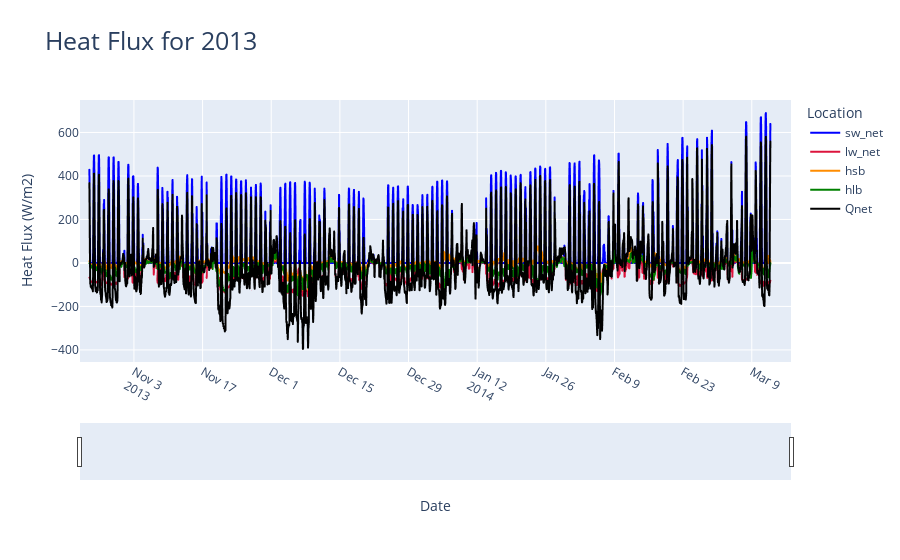

Notebook code for this chart:
### Code cell
import pandas as pd
import scipy.io as sio
from scipy import signal, stats
import numpy as np
import datetime
import plotly.express as px
from plotly.subplots import make_subplots
import plotly.graph_objects as go
import re
import coare36vn_zrf_et
import os

midDF = pd.read_csv('midestuary_2013_2014_processed.csv', parse_dates = ['DN'])
midDF['hourDN'] = midDF['DN'].dt.floor('h')

hourlyMeanMidDF = midDF.groupby('hourDN').agg(hourlyTemp=('SurfaceTemp', "mean")).reset_index()
hourlyMeanMidDF['hourSalinity'] = midDF["SurfaceSalCorrected"]

heatFluxModelDF = pd.read_csv('midestuary_2013-2014_flux.csv', parse_dates = ['Tm (UTC)'], dayfirst = True)

heatFluxModelDF = pd.merge(left = hourlyMeanMidDF, right = heatFluxModelDF, how = 'inner',  left_on = 'hourDN', right_on = 'Tm (UTC)')
heatFluxModelDF = heatFluxModelDF.drop('Tm (UTC)', axis = 1)
jdDateBase = pd.Timestamp('1858-11-17').to_julian_date()
heatFluxModelDF['jdTimeStamp'] = heatFluxModelDF['hourDN'].apply(lambda x: x.to_julian_date()- jdDateBase)
heatFluxModelDF = heatFluxModelDF.sort_values(['hourDN'], ascending = [True])
pd.set_option('display.float_format', '{:.20f}'.format)

A=coare36vn_zrf_et.coare36vn_zrf_et(heatFluxModelDF["U (m s-1)"].to_numpy(), 10, heatFluxModelDF["Tair (degC)"].to_numpy(),2, heatFluxModelDF["RH (%)"].to_numpy(),2, heatFluxModelDF["P (mb)"].to_numpy(), heatFluxModelDF["hourlyTemp"].to_numpy(), heatFluxModelDF["SW_dn (W m-2)"].to_numpy(), heatFluxModelDF["LW_dn (W m-2)"].to_numpy(), heatFluxModelDF["Lat"].to_numpy(), heatFluxModelDF["Lon"].to_numpy(),heatFluxModelDF["jdTimeStamp"].to_numpy(),600,0, heatFluxModelDF["hourSalinity"].to_numpy(),None,None,10,10,10)

fnameA = os.path.join("C:\\Users\\nvleb\\OneDrive - Oregon State University\\Desktop\\Python\\AlseaEstuaryData\\Alsea-Estuary-Data",'13_14_output_midestuary_heatflux.csv')
# A=coare36vn_zrf_et(u, zu , t, zt, rh, zq, P, ts, sw_dn, lw_dn, lat, lon,jd, zi,rain, Ss, None , None, zrf_u, zrf_t, zrf_q)
# fnameA = os.path.join(path,'test_36_output_py_082022_withnowavesinput.txt')
A_hdr = 'usr\ttau\thsb\thlb\thbb\thsbb\thlwebb\ttsr\tqsr\tzo\tzot\tzoq\tCd\t'
A_hdr += 'Ch\tCe\tL\tzeta\tdT_skinx\tdq_skinx\tdz_skin\tUrf\tTrf\tQrf\t'
A_hdr += 'RHrf\tUrfN\tTrfN\tQrfN\tlw_net\tsw_net\tLe\trhoa\tUN\tU10\tU10N\t'
A_hdr += 'Cdn_10\tChn_10\tCen_10\thrain\tQs\tEvap\tT10\tT10N\tQ10\tQ10N\tRH10\t'
A_hdr += 'P10\trhoa10\tgust\twc_frac\tEdis'
csvHdr = A_hdr.replace("\t", ",")
np.savetxt(fnameA,A,fmt='%.18e',delimiter=',',header=csvHdr)

processedDataDF = pd.read_csv('13_14_output_midestuary_heatflux.csv')
processedDataDF['Tm (UTC)'] = heatFluxModelDF['hourDN']

processedDataDF["Qnet"] = processedDataDF["sw_net"] + processedDataDF["lw_net"] - processedDataDF["hsb"] - processedDataDF["hlb"]

tempFigLabels = ["sw_net", "lw_net", "hsb", "hlb", "Qnet"]
tempfig = px.line(x = processedDataDF['Tm (UTC)'], y = [processedDataDF["sw_net"], processedDataDF["lw_net"], -1*processedDataDF["hsb"], -1*processedDataDF["hlb"], processedDataDF["Qnet"]], color_discrete_sequence= ["blue", "crimson", "darkorange","green","black"], title = "Heat Flux")
for idx in range(len(tempFigLabels)):
    tempfig.data[idx].name = tempFigLabels[idx]
    tempfig.data[idx].hovertemplate = 'variable=' + tempFigLabels[idx] + '<br>x=%{x}<br>value=%{y}<extra></extra>'
    tempfig.data[idx].legendgroup = tempFigLabels[idx]

tempfig.update_layout(title=dict(text= "Heat Flux for 2013", font=dict(size=25)))
tempfig.update_xaxes(tickangle=30)
tempfig.update_xaxes(rangeslider_visible=True)
tempfig.update_xaxes(range = [pd.Timestamp('2013-10-23'),pd.Timestamp('2014-03-17')])
tempfig.update_layout(xaxis_title="Date", yaxis_title="Heat Flux (W/m2)", legend_title="Location")
tempfig.show()

### Figure 1 — Plotly figure (JSON) as saved in the notebook; plotly's stock layout.template omitted (floating-point values rounded to 4 significant figures; data arrays with more than 128 entries replaced by an {"elided": "..."} marker saying what was removed)
{"data": [{"hovertemplate": "variable=sw_net<br>x=%{x}<br>value=%{y}<extra></extra>", "legendgroup": "sw_net", "line": {"color": "blue", "dash": "solid"}, "marker": {"symbol": "circle"}, "mode": "lines", "name": "sw_net", "showlegend": true, "type": "scattergl", "x": {"elided": "3334 str values"}, "xaxis": "x", "y": {"elided": "3334 float values"}, "yaxis": "y"}, {"hovertemplate": "variable=lw_net<br>x=%{x}<br>value=%{y}<extra></extra>", "legendgroup": "lw_net", "line": {"color": "crimson", "dash": "solid"}, "marker": {"symbol": "circle"}, "mode": "lines", "name": "lw_net", "showlegend": true, "type": "scattergl", "x": {"elided": "3334 str values"}, "xaxis": "x", "y": {"elided": "3334 float values"}, "yaxis": "y"}, {"hovertemplate": "variable=hsb<br>x=%{x}<br>value=%{y}<extra></extra>", "legendgroup": "hsb", "line": {"color": "darkorange", "dash": "solid"}, "marker": {"symbol": "circle"}, "mode": "lines", "name": "hsb", "showlegend": true, "type": "scattergl", "x": {"elided": "3334 str values"}, "xaxis": "x", "y": {"elided": "3334 float values"}, "yaxis": "y"}, {"hovertemplate": "variable=hlb<br>x=%{x}<br>value=%{y}<extra></extra>", "legendgroup": "hlb", "line": {"color": "green", "dash": "solid"}, "marker": {"symbol": "circle"}, "mode": "lines", "name": "hlb", "showlegend": true, "type": "scattergl", "x": {"elided": "3334 str values"}, "xaxis": "x", "y": {"elided": "3334 float values"}, "yaxis": "y"}, {"hovertemplate": "variable=Qnet<br>x=%{x}<br>value=%{y}<extra></extra>", "legendgroup": "Qnet", "line": {"color": "black", "dash": "solid"}, "marker": {"symbol": "circle"}, "mode": "lines", "name": "Qnet", "showlegend": true, "type": "scattergl", "x": {"elided": "3334 str values"}, "xaxis": "x", "y": {"elided": "3334 float values"}, "yaxis": "y"}], "layout": {"legend": {"title": {"text": "Location"}, "tracegroupgap": 0}, "title": {"font": {"size": 25}, "text": "Heat Flux for 2013"}, "xaxis": {"anchor": "y", "domain": [0, 1], "range": ["2013-10-23T00:00:00", "2014-03-17T00:00:00"], "rangeslider": {"visible": true}, "tickangle": 30, "title": {"text": "Date"}}, "yaxis": {"anchor": "x", "domain": [0, 1], "title": {"text": "Heat Flux (W/m2)"}}}}
